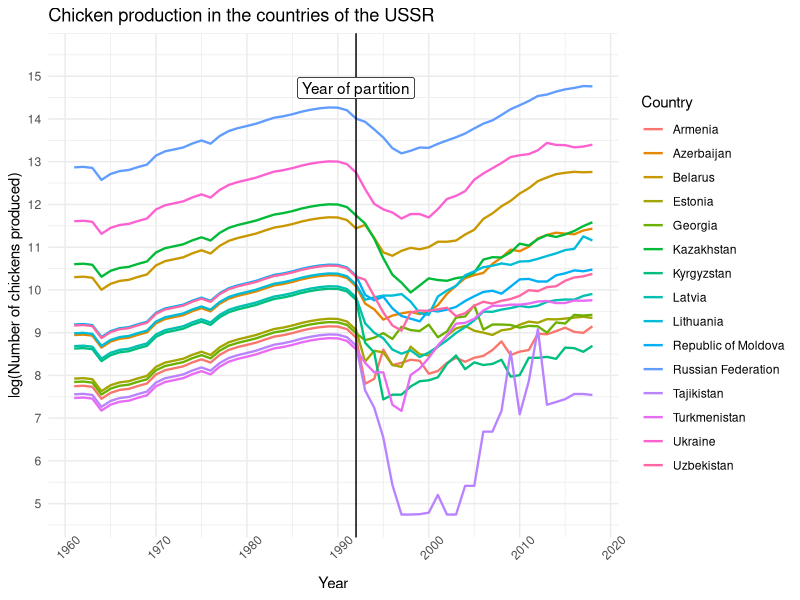

The R source for this figure:
library("tidyverse")
library("data.table")
library("ggplot2")

chicken_production <- read_csv('FAOStat_Data/Chicken_meat_production.csv')

# Regions with changed names ----------------------------------------------
former_ussr <- c('Armenia', 'Azerbaijan', 'Belarus', 'Estonia', 'Georgia', 'Kazakhstan', 'Kyrgyzstan',
                 'Latvia', 'Lithuania', 'Republic of Moldova', 'Russian Federation', 'Tajikistan',
                 'Turkmenistan', 'Ukraine', 'Uzbekistan')
former_benelux <- c('Belgium', 'Luxembourg')
former_ysfr <- c('Bosnia and Herzegovina', 'Croatia', 'Serbia and Montenegro', 'North Macedonia', 'Slovenia')
former_sm <- c('Montenegro', 'Serbia')
former_israel <- c('Israel', 'Palestine')
former_czechoslovakia <- c('Czechia', 'Slovakia')
former_ethiopia <- c('Eritrea', 'Ethiopia')
former_sudan <- c('Sudan', 'South Sudan')
former_pacific <- c('Micronesia (Federated States of)')

#Data Cleaning Functions
#The same function can be used for the old country and the collection of the new countries

region_meat <- function(region_name) { # Region_name is the area of production to be extracted from the chicken production dataset
  chicken_production %>%
    filter(Area %in% region_name) %>% # This can allow the single country or subsequent group of countries to be extracted
    select('Area', 'Year', 'Value') %>%
    rename('1000 Heads' = 'Value', 'Country' = 'Area')
}

combined_meat <- function(current_countries_meat, region_name, old_country_meat) { # Current_countries is the modern group of countries whose production will be aggregated
  aggregate(current_countries_meat$`1000 Heads`, by = list(current_countries_meat$Year), FUN = sum) %>%
    cbind(region_name) %>% # Region_name is the name for the current collection of countries in quotation marks, e.g. 'Former USSR'
    rename('Year' = 1, '1000 Heads' = 2, 'Country' = 3) %>%
    rbind(old_country_meat) %>% # This is to bind the data to the old countries name prior to division, e.g. 'USSR'
    arrange(Year)
}

#Calculate the proportional production of each country
production_partitioned_countries <- function(start_year, partition_year, partitioned_countries, aggregated_production, post_partition_countries){
  year <- as.numeric(partition_year)
  year_start <- as.numeric(start_year)
  year_diff <- (year - year_start)
  country_list <- post_partition_countries
  a <- filter(partitioned_countries, Year == year)
  b <- aggregated_production
  a <- a %>%
    cbind(a$`1000 Heads`/b$`1000 Heads`[b$Year == year]) %>%
    rename('Proportional production' = 4)
  c <- sort(rep(country_list, length(year_start:(year-1))))
  d <- rep(year_start:(year-1), length(unique(country_list)))
  e <- filter(b, Year < year)
  f <- tibble(d, c) %>%
    rename('Country' = 2, 'Year' = 1) %>%
    mutate('Proportional production' = rep(a$`Proportional production`, each = year_diff)) %>%
    mutate('Production' = `Proportional production`*e$`1000 Heads`) %>%
    select('Year', 'Country', 'Production') %>%
    rename('1000 Heads' = 'Production' )
  bind_rows(f, partitioned_countries) %>%
    group_by(Country) %>%
    arrange(Year, .by_group = T)
}

plot_meat <- function(x, title, partition_year) {
  ggplot(data = x, aes(x = Year, y = log(`1000 Heads`), colour = Country))+
    geom_line(size = 0.8)+
    geom_vline(aes(xintercept = partition_year))+
    annotate(x = partition_year,y = max(log(x$`1000 Heads`))+0.7,label="Year of partition",vjust=2,geom="label")+
    theme_minimal()+
    labs(title = title,
         colour = 'Country')+
    scale_x_continuous(name="Year", breaks = seq(1960,2020, by = 10))+
    scale_y_continuous(name = 'log(Number of chickens produced)', breaks = seq(round(min(log(x$`1000 Heads`)), digits = 0),
                                                                               round(max(log(x$`1000 Heads`)), digits = 0)))+
    theme(axis.text.x= element_text(angle = 45))
}

# Imputing data for previously combined countries ------------------------
#   For the USSR ------------------------------------------------------------
ussr_meat <- region_meat('USSR')
former_ussr_meat <- region_meat(former_ussr)
# Production levels in the countries that made up the USSR for individual chickens

# To work out the proportion of production each subsequent country contributed the following function can be used to combine their production to a single column
post_ussr_meat <- combined_meat(former_ussr_meat, 'former ussr', ussr_meat)

#Production levels in the countries after partition
final_former_ussr <- production_partitioned_countries('1961','1992', former_ussr_meat, post_ussr_meat, former_ussr)

plot_meat(final_former_ussr, "Chicken production in the countries of the USSR", 1992)



